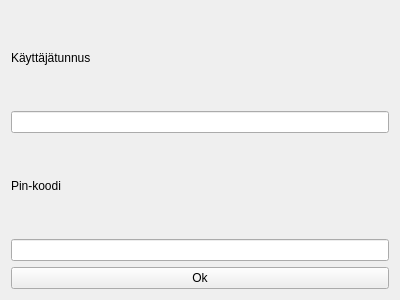
<?xml version="1.0" encoding="UTF-8"?>
<ui version="4.0">
 <class>pin</class>
 <widget class="QWidget" name="pin">
  <property name="geometry">
   <rect>
    <x>0</x>
    <y>0</y>
    <width>400</width>
    <height>300</height>
   </rect>
  </property>
  <property name="windowTitle">
   <string>Form</string>
  </property>
  <layout class="QVBoxLayout" name="verticalLayout">
   <item>
    <widget class="QLabel" name="labeltunnus">
     <property name="text">
      <string>Käyttäjätunnus</string>
     </property>
    </widget>
   </item>
   <item>
    <widget class="QLineEdit" name="lineedittunnus">
     <property name="text">
      <string/>
     </property>
    </widget>
   </item>
   <item>
    <widget class="QLabel" name="labelpin">
     <property name="text">
      <string>Pin-koodi</string>
     </property>
    </widget>
   </item>
   <item>
    <widget class="QLineEdit" name="lineeditpin"/>
   </item>
   <item>
    <widget class="QPushButton" name="btnlogin">
     <property name="text">
      <string>Ok</string>
     </property>
    </widget>
   </item>
  </layout>
 </widget>
 <resources/>
 <connections/>
</ui>
